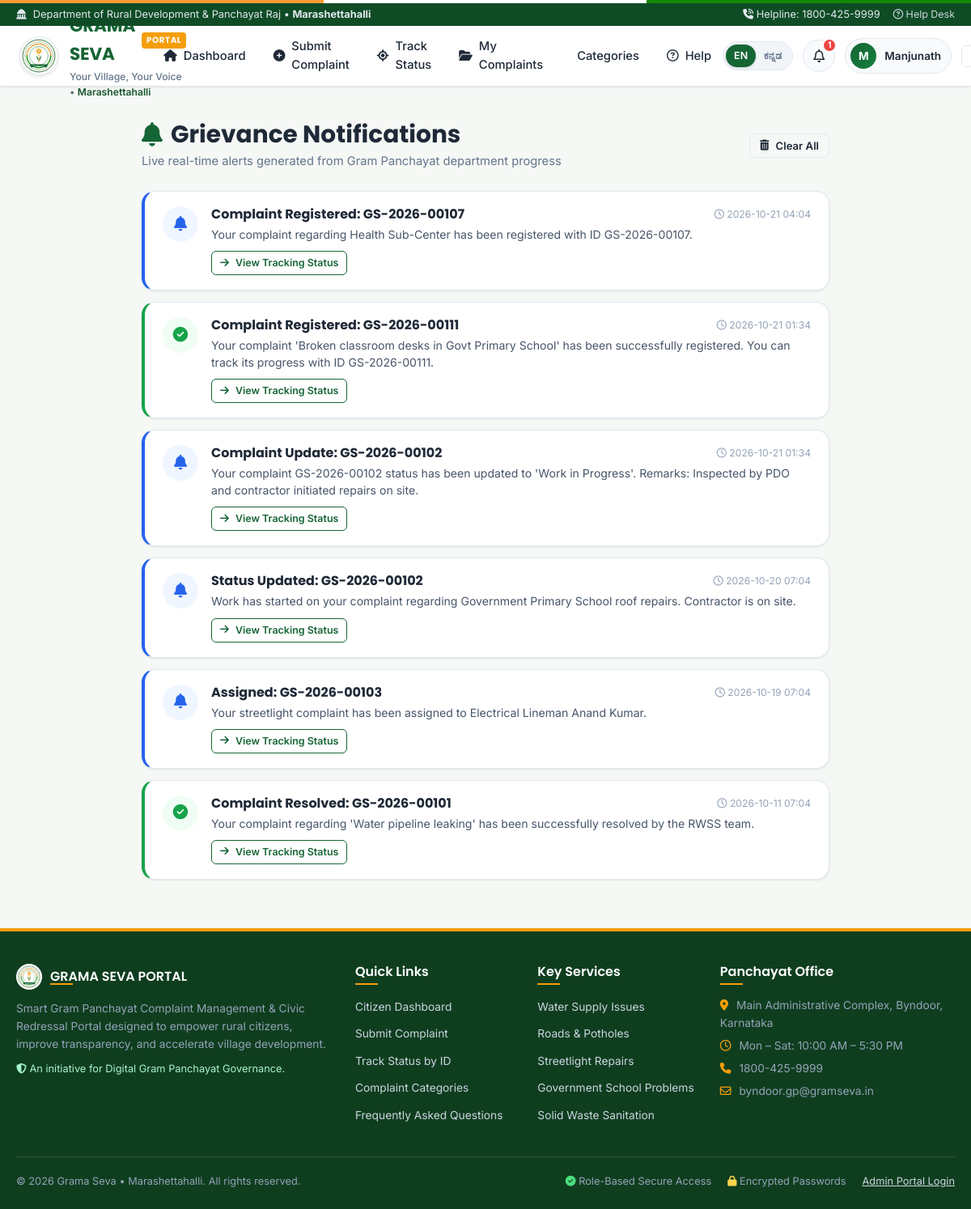
The app's page /notifications (signed in) with its own data.
### tables this page shows
CREATE TABLE panchayat_settings (
        id INTEGER PRIMARY KEY,
        panchayat_name TEXT NOT NULL,
        panchayat_name_kn TEXT NOT NULL,
        district TEXT NOT NULL,
        taluk TEXT NOT NULL,
        state TEXT NOT NULL DEFAULT 'Karnataka',
        helpline TEXT NOT NULL,
        office_address TEXT NOT NULL,
        contact_email TEXT NOT NULL,
        villages_list TEXT NOT NULL,
        updated_at DATETIME DEFAULT CURRENT_TIMESTAMP
    );

CREATE TABLE users (
        id INTEGER PRIMARY KEY AUTOINCREMENT,
        full_name TEXT NOT NULL,
        username TEXT UNIQUE NOT NULL,
        mobile TEXT NOT NULL,
        email TEXT,
        village TEXT NOT NULL,
        ward_no TEXT NOT NULL,
        password_hash TEXT NOT NULL,
        role TEXT NOT NULL DEFAULT 'citizen', -- 'citizen', 'admin'
        created_at DATETIME DEFAULT CURRENT_TIMESTAMP
    );

CREATE TABLE notifications (
        id INTEGER PRIMARY KEY AUTOINCREMENT,
        user_id INTEGER NOT NULL,
        complaint_id INTEGER,
        title TEXT NOT NULL,
        message TEXT NOT NULL,
        type TEXT DEFAULT 'info', -- 'info', 'success', 'warning', 'error'
        is_read INTEGER DEFAULT 0,
        created_at DATETIME DEFAULT CURRENT_TIMESTAMP,
        FOREIGN KEY (user_id) REFERENCES users(id) ON DELETE CASCADE,
        FOREIGN KEY (complaint_id) REFERENCES complaints(id) ON DELETE SET NULL
    );

### app.py (the view)
@app.route('/notifications')
@login_required
def notifications():
    conn = get_db_connection()
    notifs = conn.execute("""
        SELECT n.*, c.complaint_id as ref_complaint_id
        FROM notifications n
        LEFT JOIN complaints c ON n.complaint_id = c.id
        WHERE n.user_id = ?
        ORDER BY n.created_at DESC
    """, (g.user['id'],)).fetchall()
    conn.execute("UPDATE notifications SET is_read = 1 WHERE user_id = ?", (g.user['id'],))
    conn.commit()
    conn.close()
    return render_template('notifications.html', notifications=notifs)

### templates/notifications.html (shortened to what this page needs)
{% extends 'base.html' %}
{% block content %}
<div style="max-width: 850px; margin: 0 auto;">
  <div style="display: flex; justify-content: space-between; align-items: center; margin-bottom: 24px;">
    <div>
      <h1 style="font-size: 1.85rem; font-weight: 700; color: var(--text-main); display: flex; align-items: center; gap: 10px;">
        <i class="fa-solid fa-bell" style="color: var(--primary);"></i>
        {% if current_lang == 'kn' %}ಸೂಚನೆಗಳು ಮತ್ತು ಸಂದೇಶಗಳು{% else %}Grievance Notifications{% endif %}
      </h1>
      <p style="color: var(--text-muted); font-size: 0.92rem; margin-top: 4px;">
        Live real-time alerts generated from Gram Panchayat department progress
      </p>
    </div>
    {% if notifications %}
      <form action="{{ url_for('clear_notifications') }}" method="POST" onsubmit="return confirm('Clear all notifications?');">
        <button type="submit" class="btn btn-outline btn-sm">
          <i class="fa-solid fa-trash-can"></i> Clear All
        </button>
      </form>
    {% endif %}
  </div>
  {% if notifications %}
    <div style="display: flex; flex-direction: column; gap: 14px;">
      {% for n in notifications %}
        <div class="civic-card" style="padding: 18px 22px; display: flex; gap: 16px; align-items: flex-start; border-left: 4px solid {% if n['type'] == 'success' %}#16a34a{% elif n['type'] == 'warning' %}#f59e0b{% elif n['type'] == 'error' %}#dc2626{% else %}#2563eb{% endif %};">
          <div style="width: 44px; height: 44px; border-radius: 50%; display: flex; align-items: center; justify-content: center; font-size: 1.15rem; flex-shrink: 0; background: {% if n['type'] == 'success' %}#f0fdf4; color: #16a34a;{% elif n['type'] == 'warning' %}#fffbeb; color: #f59e0b;{% elif n['type'] == 'error' %}#fef2f2; color: #dc2626;{% else %}#eff6ff; color: #2563eb;{% endif %}">
            {% if n['type'] == 'success' %}
              <i class="fa-solid fa-circle-check"></i>
            {% elif n['type'] == 'warning' %}
              <i class="fa-solid fa-triangle-exclamation"></i>
            {% elif n['type'] == 'error' %}
              <i class="fa-solid fa-circle-xmark"></i>
            {% else %}
              <i class="fa-solid fa-bell"></i>
            {% endif %}
          </div>
          <div style="flex: 1;">
            <div style="display: flex; justify-content: space-between; align-items: flex-start; gap: 10px; margin-bottom: 4px;">
              <h3 style="font-size: 1rem; font-weight: 700; color: var(--text-main); margin: 0;">
                {{ n['title'] }}
              </h3>
              <span style="font-size: 0.76rem; color: #94a3b8; white-space: nowrap;">
                <i class="fa-regular fa-clock"></i> {{ n['created_at'][:16] }}
              </span>
            </div>
            <p style="font-size: 0.88rem; color: #475569; line-height: 1.5; margin: 0 0 10px;">
              {{ n['message'] }}
            </p>
            {% if n['ref_complaint_id'] %}
              <a href="{{ url_for('track', complaint_id=n['ref_complaint_id']) }}" class="btn btn-outline-primary btn-sm" style="font-size: 0.78rem; padding: 4px 10px;">
                <i class="fa-solid fa-arrow-right"></i> View Tracking Status
              </a>
            {% endif %}
          </div>
        </div>
      {% endfor %}
    </div>
  {% endif %}
</div>
{% endblock %}

### templates/base.html (shortened to what this page needs)
<!DOCTYPE html>
<html lang="{{ current_lang }}">
<head>
  <link rel="stylesheet" href="https://cdnjs.cloudflare.com/ajax/libs/font-awesome/6.5.1/css/all.min.css">
  <link rel="stylesheet" href="{{ url_for('static', filename='css/style.css') }}">
  <link rel="stylesheet" href="{{ url_for('static', filename='css/dashboard.css') }}">
  <link rel="stylesheet" href="{{ url_for('static', filename='css/responsive.css') }}">
</head>
<body>
  <div class="gov-header-band">
    <div class="gov-title">
      <i class="fa-solid fa-landmark-dome"></i>
      <span>Department of Rural Development & Panchayat Raj • <strong>{{ gp.panchayat_name }}</strong></span>
    </div>
    <div class="quick-links">
      <span><i class="fa-solid fa-phone-volume"></i> Helpline: {{ gp.helpline }}</span>
      <a href="{{ url_for('help_support') }}"><i class="fa-regular fa-circle-question"></i> Help Desk</a>
    </div>
  </div>
  <nav class="main-navbar">
    <div class="navbar-container">
      <a href="{{ url_for('home') }}" class="brand-wrapper">
        <img src="{{ url_for('static', filename='images/emblem.svg') }}" alt="Grama Seva Emblem" class="brand-emblem">
        <div class="brand-text">
          <div class="brand-title">
            <span>GRAMA SEVA</span>
            <span class="badge-beta">PORTAL</span>
          </div>
          <div class="brand-subtitle">
            {% if current_lang == 'kn' %}
              <span>{{ gp.panchayat_name_kn }} • {{ gp.district }}</span>
            {% else %}
              <span>Your Village, Your Voice • <span class="panchayat-name">{{ gp.panchayat_name }}</span></span>
            {% endif %}
          </div>
        </div>
      </a>
      <ul class="nav-links">
        {% if g.user and g.user['role'] == 'admin' %}
          <li class="nav-item {% if request.path.startswith('/admin/dashboard') %}active{% endif %}">
            <a href="{{ url_for('admin_dashboard') }}" class="nav-link"><i class="fa-solid fa-chart-pie"></i> Admin Overview</a>
          </li>
          <li class="nav-item {% if request.path == '/admin/complaints' %}active{% endif %}">
            <a href="{{ url_for('admin_complaints') }}" class="nav-link"><i class="fa-solid fa-list-check"></i> Manage Complaints</a>
          </li>
          <li class="nav-item {% if request.path == '/admin/reports' %}active{% endif %}">
            <a href="{{ url_for('admin_reports') }}" class="nav-link"><i class="fa-solid fa-file-chart-column"></i> Analytics</a>
          </li>
          <li class="nav-item {% if request.path == '/admin/departments' %}active{% endif %}">
            <a href="{{ url_for('admin_departments') }}" class="nav-link"><i class="fa-solid fa-sitemap"></i> Departments</a>
          </li>
          <li class="nav-item {% if request.path == '/admin/settings' %}active{% endif %}">
            <a href="{{ url_for('admin_settings') }}" class="nav-link"><i class="fa-solid fa-gear"></i> Settings</a>
          </li>
        {% elif g.user %}
          <li class="nav-item {% if request.path == '/dashboard' %}active{% endif %}">
            <a href="{{ url_for('dashboard') }}" class="nav-link"><i class="fa-solid fa-house"></i> {% if current_lang == 'kn' %}ಡ್ಯಾಶ್‌ಬೋರ್ಡ್{% else %}Dashboard{% endif %}</a>
          </li>
          <li class="nav-item {% if request.path == '/submit-complaint' %}active{% endif %}">
            <a href="{{ url_for('submit_complaint') }}" class="nav-link"><i class="fa-solid fa-circle-plus"></i> {% if current_lang == 'kn' %}ದೂರು ಸಲ್ಲಿಸಿ{% else %}Submit Complaint{% endif %}</a>
          </li>
          <li class="nav-item {% if request.path.startswith('/track') %}active{% endif %}">
            <a href="{{ url_for('track') }}" class="nav-link"><i class="fa-solid fa-location-crosshairs"></i> {% if current_lang == 'kn' %}ಟ್ರ್ಯಾಕ್ ಮಾಡಿ{% else %}Track Status{% endif %}</a>
          </li>
          <li class="nav-item {% if request.path == '/my-complaints' %}active{% endif %}">
            <a href="{{ url_for('my_complaints') }}" class="nav-link"><i class="fa-solid fa-folder-open"></i> {% if current_lang == 'kn' %}ನನ್ನ ದೂರುಗಳು{% else %}My Complaints{% endif %}</a>
          </li>
          <li class="nav-item {% if request.path == '/categories' %}active{% endif %}">
            <a href="{{ url_for('categories') }}" class="nav-link"> {% if current_lang == 'kn' %}ವಿಭಾಗಗಳು{% else %}Categories{% endif %}</a>
          </li>
          <li class="nav-item {% if request.path == '/help' %}active{% endif %}">
            <a href="{{ url_for('help_support') }}" class="nav-link"><i class="fa-regular fa-circle-question"></i> {% if current_lang == 'kn' %}ಸಹಾಯ{% else %}Help{% endif %}</a>
          </li>
        {% endif %}
      </ul>
      <div class="nav-actions">
        <div class="lang-toggle" title="Switch Language / ಭಾಷೆ ಬದಲಾಯಿಸಿ">
          <a href="{{ url_for('set_language', lang='en') }}" class="lang-btn {% if current_lang == 'en' %}active{% endif %}">EN</a>
          <a href="{{ url_for('set_language', lang='kn') }}" class="lang-btn {% if current_lang == 'kn' %}active{% endif %}">ಕನ್ನಡ</a>
        </div>
        {% if g.user %}
          <a href="{{ url_for('notifications') }}" class="notif-bell-btn" title="View Notifications">
            <i class="fa-regular fa-bell"></i>
            {% if g.unread_notifications_count > 0 %}
              <span class="notif-badge">{{ g.unread_notifications_count }}</span>
            {% endif %}
          </a>
          <a href="{{ url_for('profile') }}" class="user-pill" title="View Profile">
            <div class="user-avatar">
              {{ g.user['full_name'][0] }}
            </div>
            <span class="user-name-label">{{ g.user['full_name'].split(' ')[0] }}</span>
          </a>
          <a href="{{ url_for('logout') }}" class="btn btn-outline btn-sm" title="Logout">
          </a>
        {% else %}
          <a href="{{ url_for('login') }}" class="btn btn-primary btn-sm">
            <i class="fa-solid fa-right-to-bracket"></i> Login
          </a>
        {% endif %}
      </div>
    </div>
  </nav>
  <main class="main-wrapper">
    {% block content %}{% endblock %}
  </main>
  <footer class="civic-footer">
    <div class="footer-container">
      <div class="footer-col">
        <div style="display: flex; align-items: center; gap: 10px; margin-bottom: 12px;">
          <img src="{{ url_for('static', filename='images/emblem.svg') }}" alt="Emblem" style="width: 32px; height: 32px; background: #fff; border-radius: 50%; padding: 2px;">
          <h4 style="margin: 0; padding: 0;">GRAMA SEVA PORTAL</h4>
        </div>
        <p>
          Smart Gram Panchayat Complaint Management & Civic Redressal Portal designed to empower rural citizens, improve transparency, and accelerate village development.
        </p>
        <p style="margin-top: 10px; font-size: 0.8rem; color: #a7f3d0;">
          <i class="fa-solid fa-shield-halved"></i> An initiative for Digital Gram Panchayat Governance.
        </p>
      </div>
      <div class="footer-col">
        <h4>Quick Links</h4>
        <ul class="footer-links">
          <li><a href="{{ url_for('dashboard') }}">Citizen Dashboard</a></li>
          <li><a href="{{ url_for('submit_complaint') }}">Submit Complaint</a></li>
          <li><a href="{{ url_for('track') }}">Track Status by ID</a></li>
          <li><a href="{{ url_for('categories') }}">Complaint Categories</a></li>
          <li><a href="{{ url_for('help_support') }}">Frequently Asked Questions</a></li>
        </ul>
      </div>
      <div class="footer-col">
        <h4>Key Services</h4>
        <ul class="footer-links">
          <li><a href="{{ url_for('submit_complaint', category=1) }}">Water Supply Issues</a></li>
          <li><a href="{{ url_for('submit_complaint', category=2) }}">Roads & Potholes</a></li>
          <li><a href="{{ url_for('submit_complaint', category=3) }}">Streetlight Repairs</a></li>
          <li><a href="{{ url_for('submit_complaint', category=6) }}">Government School Problems</a></li>
          <li><a href="{{ url_for('submit_complaint', category=4) }}">Solid Waste Sanitation</a></li>
        </ul>
      </div>
      <div class="footer-col">
        <h4>Panchayat Office</h4>
        <p><i class="fa-solid fa-location-dot" style="color: var(--accent-saffron); margin-right: 6px;"></i> {{ gp.office_address }}</p>
        <p style="margin-top: 6px;"><i class="fa-regular fa-clock" style="color: var(--accent-saffron); margin-right: 6px;"></i> Mon – Sat: 10:00 AM – 5:30 PM</p>
        <p style="margin-top: 6px;"><i class="fa-solid fa-phone" style="color: var(--accent-saffron); margin-right: 6px;"></i> {{ gp.helpline }}</p>
        <p style="margin-top: 6px;"><i class="fa-regular fa-envelope" style="color: var(--accent-saffron); margin-right: 6px;"></i> {{ gp.contact_email }}</p>
      </div>
    </div>
    <div class="footer-bottom">
      <div>
        © {{ now.year }} Grama Seva • {{ gp.panchayat_name }}. All rights reserved.
      </div>
      <div style="display: flex; gap: 20px;">
        <span><i class="fa-solid fa-circle-check" style="color: #4ade80;"></i> Role-Based Secure Access</span>
        <span><i class="fa-solid fa-lock" style="color: #fcd34d;"></i> Encrypted Passwords</span>
        <a href="{{ url_for('admin_login') }}" style="color: #cbd5e1; text-decoration: underline;">Admin Portal Login</a>
      </div>
    </div>
  </footer>
</body>
</html>

### records on screen
panchayat_settings: panchayat_name "Marashettahalli", helpline "1800-425-9999", office_address "Main Administrative Complex, Byndoor, Karnataka", contact_email "byndoor.gp@gramseva.in"
users: full_name "M", user.full_name "Manjunath"
notifications: type "info" (drawn), title "Complaint Registered: GS-2026-00107", created_at "2026-10-21 04:04", message "Your complaint regarding Health Sub-Center has been registered with ID GS-2026-00107."
notifications: type "success" (drawn), title "Complaint Registered: GS-2026-00111", created_at "2026-10-21 01:34", message "Your complaint 'Broken classroom desks in Govt Primary School' has been successfully registered. You can track its progress with ID GS-2026-00111."
notifications: type "info" (drawn), title "Complaint Update: GS-2026-00102", created_at "2026-10-21 01:34", message "Your complaint GS-2026-00102 status has been updated to 'Work in Progress'. Remarks: Inspected by PDO and contractor initiated repairs on site."
notifications: type "info" (drawn), title "Status Updated: GS-2026-00102", created_at "2026-10-20 07:04", message "Work has started on your complaint regarding Government Primary School roof repairs. Contractor is on site."
notifications: type "info" (drawn), title "Assigned: GS-2026-00103", created_at "2026-10-19 07:04", message "Your streetlight complaint has been assigned to Electrical Lineman Anand Kumar."
notifications: type "success" (drawn), title "Complaint Resolved: GS-2026-00101", created_at "2026-10-11 07:04", message "Your complaint regarding 'Water pipeline leaking' has been successfully resolved by the RWSS team."

### other values on screen
{{ g.unread_notifications_count }} "1"
